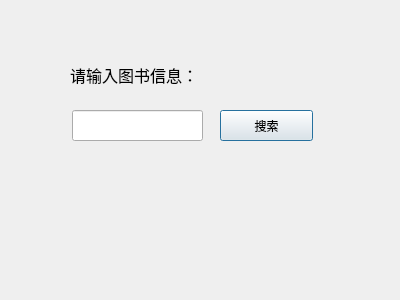
<?xml version="1.0" encoding="UTF-8"?>
<ui version="4.0">
 <class>book_search</class>
 <widget class="QDialog" name="book_search">
  <property name="geometry">
   <rect>
    <x>0</x>
    <y>0</y>
    <width>400</width>
    <height>300</height>
   </rect>
  </property>
  <property name="windowTitle">
   <string>Dialog</string>
  </property>
  <widget class="QLineEdit" name="lineEdit">
   <property name="geometry">
    <rect>
     <x>72</x>
     <y>110</y>
     <width>131</width>
     <height>31</height>
    </rect>
   </property>
  </widget>
  <widget class="QPushButton" name="pushButton">
   <property name="geometry">
    <rect>
     <x>220</x>
     <y>110</y>
     <width>93</width>
     <height>31</height>
    </rect>
   </property>
   <property name="text">
    <string>搜索</string>
   </property>
  </widget>
  <widget class="QLabel" name="label">
   <property name="geometry">
    <rect>
     <x>70</x>
     <y>60</y>
     <width>211</width>
     <height>31</height>
    </rect>
   </property>
   <property name="text">
    <string>&lt;html&gt;&lt;head/&gt;&lt;body&gt;&lt;p&gt;&lt;span style=&quot; font-size:12pt;&quot;&gt;请输入图书信息：&lt;/span&gt;&lt;/p&gt;&lt;/body&gt;&lt;/html&gt;</string>
   </property>
  </widget>
 </widget>
 <resources/>
 <connections/>
</ui>
